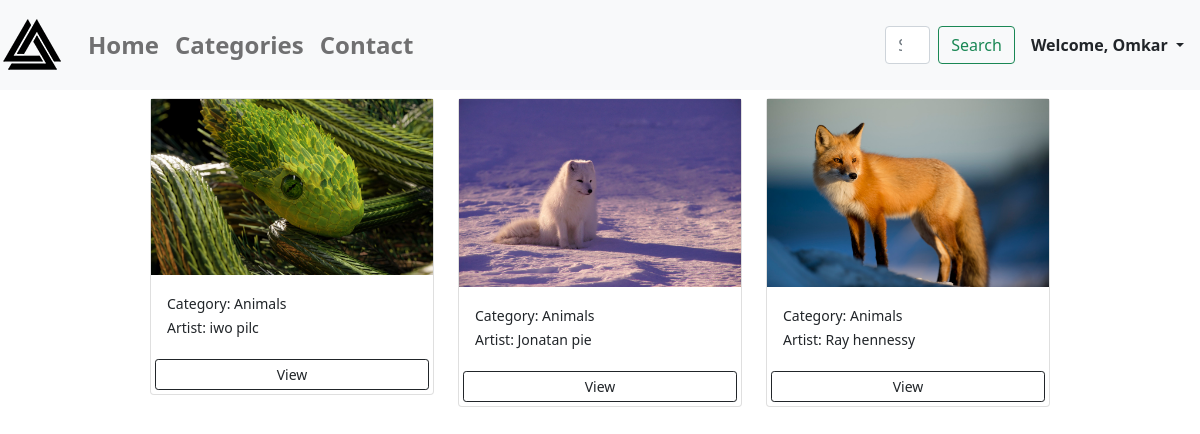
The app's page /home?category=Animals (signed in) with its own data.
### wallpapers/models.py (models this page shows, shortened)
class Wallpapers(models.Model):
    category = models.ForeignKey(
        Category, on_delete=models.SET_NULL, null=True, blank=True)
    title = models.CharField(max_length=100)
    image = models.ImageField(upload_to="wallpapers", null=True)
    date = models.DateField(auto_now=True)
    slug = models.SlugField(unique=True, db_index=True)
    author = models.CharField(max_length=40)
    tags = models.ManyToManyField(Tag)
    favourites = models.ManyToManyField(
        User, related_name="favourite", default=None, blank=True)
    likes = models.ManyToManyField(User, default=None)
    class Meta:
        verbose_name_plural = "Wallpapers"

class Category(models.Model):
    name = models.CharField(max_length=30, null=False)
    class Meta:
        verbose_name_plural = "Category"

### wallpapers/views.py (the view)
# urls.py: path("home", views.WallCategory.as_view(), name="wallCategories"),
@method_decorator(login_required, name="dispatch")
class WallCategory(View):
    def get(self, request):
        wallpapers = Wallpapers.objects.all()
        category = request.GET.get('category')
        wallpapers = Wallpapers.objects.filter(
            category__name=category).order_by("-date")
        context = {
            "wallpapers": wallpapers,
            "category": category,
        }
        return render(request, "wallpapers/wallCategories.html", context)

### wallpapers/templates/wallpapers/wallCategories.html (shortened to what this page needs)
{% extends 'base.html' %}
{% block content %}
  <div class="col-md-9 " style="margin:0 auto;">
    <div class="row">
      {% for wall in wallpapers %}
        <div class="col-md-4">
          <div class="card my-2">
            <img class="image-thumbnail" src="{{wall.image.url}}" alt="{{wall.title}}">
              <div class="card-body">
                <small>Category: {{wall.category.name}}</small>
                  <div>
                    <small>Artist: {{wall.author}}</small>
                  </div>
              </div>
              <a href="{% url "detail" wall.slug %}" class="btn btn-outline-dark btn-sm m-1">View</a>
          </div>
        </div>
        {% empty %}
        <h3>No Wallpapers Sorry😥</h3>
      {% endfor %}
    </div>
  </div>
{% endblock content %}

### wallpapers/templates/wallpapers/includes/header.html (shortened to what this page needs)
{% load static %}
<nav class="navbar navbar-expand-lg navbar-light bg-light">
    <a class="navbar-brand fw-bold"><img src="{% static 'logo.png' %}" width="64px" height="64px"></a>
  <div class="collapse navbar-collapse" id="navbarSupportedContent">
    <ul class="navbar-nav mr-auto">
    {% if request.user.is_authenticated %}
      <li class="nav-item active">
        <a class="nav-link fw-bold" style="font-size:24px" href="{% url 'home' %}">Home</a>
      </li>
      <li class="nav-item">
        <a class="nav-link fw-bold" style="font-size:24px" href="{% url 'start_page' %}">Categories </a>
      </li>
      <li class="nav-item">
        <a class="nav-link fw-bold" style="font-size:24px" href="mailto:omkartikare55@gmail.com">Contact </a>
      </li>
    {% endif %}
    </ul>
    {% if request.user.is_authenticated %}
    <form class="form-inline my-2 my-lg-0" style="margin-left:29rem; display:flex;" method='get' action='/search'>
      <input class="form-control mr-sm-2" name="search" id="search" type="search" placeholder="Search" aria-label="Search">
      <button class="btn btn-outline-success my-2 my-sm-0" style="margin-left:8px" type="submit">Search</button>
    </form>
      <ul class="navbar-nav me-auto mb-2 mb-lg-0">
          {% if request.user.is_authenticated %}
           <li class="nav-item dropdown mx-2">
              <a class="nav-link dropdown-toggle text-dark   fw-bold" href="#" id="profileDropdown" role="button" data-bs-toggle="dropdown" aria-expanded="false">
                Welcome, {{request.user.username | capfirst}}
              </a>
            </li>
            {% endif %}
          </ul>
    {% endif %}
  </div>
</nav>

### records on screen
Wallpapers: image (picture), category.name "Animals", author "iwo pilc"
Wallpapers: image (picture), category.name "Animals", author "Jonatan pie"
Wallpapers: image (picture), category.name "Animals", author "Ray hennessy"

### other values on screen
{{ request.user.username | capfirst }} "Omkar"
